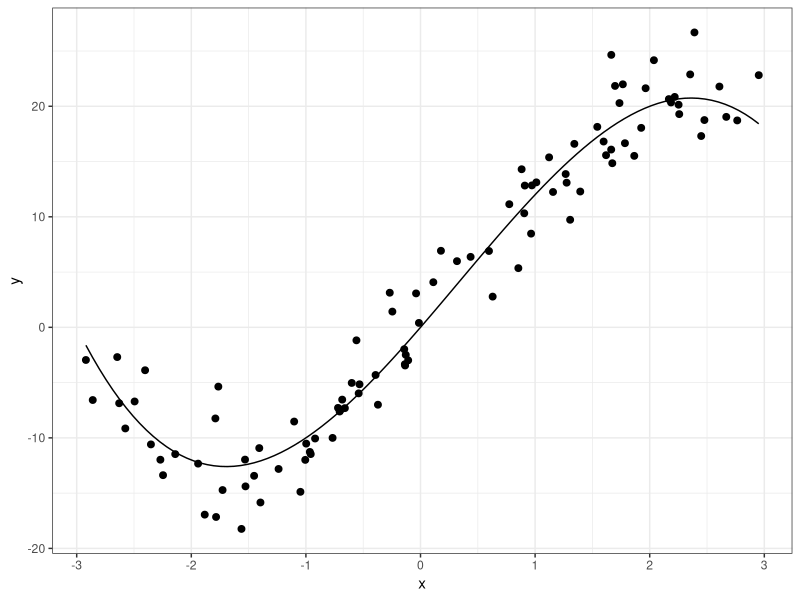
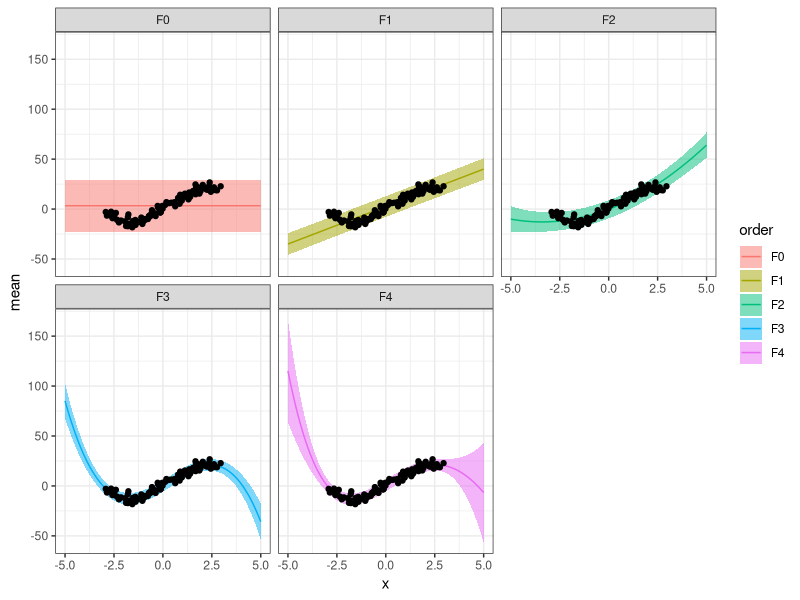

Write the R code that produced these figures, in order.
## Load Libraries
library(tidyverse)
theme_set(theme_bw())

##  Functions  ##
#################


# Description:
#   Simulate data for a polynomial regression model 
#   Returns data frame with covariate x and response variable y
#   Explanatory variable generated uniformly on the interval [-3, 3]
# Params:
#   size  - integer, number of samples to generate
#   alpha - intercept parameter
#   betas - vector, coefficient parameter for powers of the explanatory variable
#   sigma - positive value, error standard error

simulate_poly_regression_data <- function(size, alpha = 0, betas = 0, sigma = 1){
  x <- runif(size, -3, 3)
  y <- rnorm(size, mean = alpha, sd = sigma)
  for(j in seq_along(betas)) y <- y + betas[j]*x^j
  df <- data.frame(y = y, x = x)
  return(df)
}


# Description:
#   Fit a polynomial regression model, eg, if order = 0 is the constant model
#   and order = 2 is a quadratic model.
# Params:
#   data  - data frame of response & covariate data
#   order - single non-negative integer defining the polynomial order 

fit_poly_regresssion <- function(data, order = 0){
  if(order == 0){
    #Intercept only
    model <- lm(y ~ 1, data = data)
  }else{
    model <- lm(y ~ poly(x, degree = order, raw = TRUE), data = data)
  }
  return(model)
}


# Description:
#   Calculate summary statistics of the prediction distribution. Returns a 
#   data frame containing the original data and the expectation (mean), 
#   standard deviation (sd) and interval (lwr & upr) estimates.
# Params:
#   data  - data frame of response & covariate data (ie new data, not used when fitting)
#   model - lm object containing a fitted (polynomial) model
#   alpha - significance level for evaluating the prediction interval.

predict_poly_regression <- function(data,
                                    model, 
                                    alpha = 0.05){
  predictions_output = data
  
  #Evaluate summaries of the prediction distribution
  prediction <- predict.lm(object = model, 
                           newdata = data, 
                           se.fit = TRUE, 
                           interval = "prediction", 
                           level = 1 - alpha)
  
  predictions_output$mean = prediction$fit[,1]
  predictions_output$lwr =  prediction$fit[,2]
  predictions_output$upr = prediction$fit[,3]
  predictions_output$sd <- sqrt(prediction$se.fit^2 + prediction$residual.scale^2)
  
  return(predictions_output)
}


# Description:
#   Calculate the squared-error, Dawid-Sebastiani and interval scores
# Params:
#   pred  - data frame returned from predict_poly_regression()
#   alpha - significance level for evaluating the prediction interval.
compute_scores <- function(pred, alpha = 0.05){
  se  <- (pred$y - pred$mean)^2
  ds  <- ((pred$y - pred$mean) / pred$sd)^2 + 2 * log(pred$sd)
  int <- pred$upr - pred$lwr + 2/alpha * ((pred$lwr - pred$y) * 
                                            (pred$y < pred$lwr) + (pred$y - pred$upr) * (pred$y > pred$upr))
  # Combine scores and data for output
  scores <- data.frame(se = se, ds = ds, int = int)
  output <- cbind(
    pred[ ,!(colnames(pred) %in% c("mean","sd","lwr","upr"))],  #ie, just the original data!
    scores)
  return(output)
}


##  Generate the data ##
########################

#True model (G):  Y ~ (4-x)*(3+x) + N(0, 3^2)
set.seed(1)
data <- simulate_poly_regression_data(size = 100, alpha = 0, 
                                      betas = c(12, 1, -1), sigma = 3)

ggplot(data) +
  geom_point(aes(x = x ,y = y), cex = 2) +
  geom_function(fun = function(x) {x*(4-x)*(3+x)})


## CASE 1: Same Train Data and Validate Data ##
###############################################

# MODELS:
#########
# F0 -- constant model    Y ~ b0 + error
# F1 -- linear model      Y ~ b0 + b1*x + error
# F2 -- quadratic model   Y ~ b0 + b1*x + b2*x^2 + error
# F3 -- cubic model       Y ~ b0 + b1*x + b2*x^2 + b3*x^3 + error
# F4 -- quartic model     Y ~ b0 + b1*x + b2*x^2 + b3*x^3 + b4*x^4 + error

# Fit the models
Flist <- list()
for(ord in 0:4){
  Flist[[ord+1]] <- fit_poly_regresssion(data = data, 
                                         order = ord)
}

# Compute the prediction distribution summaries
prediction_estimates <- NULL
for(modID in seq_along(Flist)){
  pred <- predict_poly_regression(data = data,    # <-- same as used when fitting
                                  model = Flist[[modID]])
  pred$order <- paste0("F",modID - 1)
  prediction_estimates <- rbind(prediction_estimates, pred)
}

# Compute the 3 scores per observation
all_scores <- compute_scores(pred = prediction_estimates)

# Compute mean score and standard error estimate per score & model
result_all_data <- all_scores %>% 
  pivot_longer(cols = c("se","ds","int"), 
               names_to = "score_type", 
               values_to = "score") %>% 
  group_by(score_type, order) %>%
  summarise(avg_score = mean(score), 
            std_err = sd(score)/sqrt(n()),
            .groups = "drop") %>%
  pivot_wider(values_from = c(avg_score,std_err), names_from = score_type)

result_all_data

## VISUALISE THE FITTED MODELS ##
#################################

x_seq <- seq(-5, 5, by = 0.1)
plot_data <- data.frame(x = x_seq, y = rep(0, length(x_seq)))
pred_plot <- NULL
for(modID in seq_along(Flist)){
  pred <- predict_poly_regression(plot_data, Flist[[modID]])
  pred$order <- paste0("F",modID - 1)
  pred_plot <- rbind(pred_plot, pred)
}

ggplot(pred_plot) +
  geom_ribbon(aes(x = x, ymin = lwr, ymax = upr, fill = order), alpha = 0.5) + 
  geom_line(aes(x = x, y = mean, colour = order)) + 
  geom_point(data = data, aes(x = x ,y = y)) +
  facet_wrap( ~ order)



